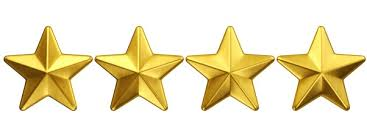
#> input picture OpenCV Experiments/stars.jpg, 367 x 137 px
$ jupyter execute --allow-errors 'Image Moments.ipynb'   (shell and % lines are left out)
#> lines starting #> are read from the running program, lines starting #| are printed output that depends on the picture
[cell 1]
import cv2 as cv
import numpy as np
from matplotlib import pyplot as plt
from matplotlib.pyplot import imshow

[cell 2]
image = cv.imread("stars.jpg",0)
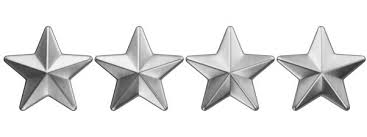
#> image: shape (137, 367); min 38, max 255, mean 229.1
#> (the rest of this cell did not finish here and is left out)


$ run again, with OpenCV Experiments/apple.jpg copied over OpenCV Experiments/stars.jpg
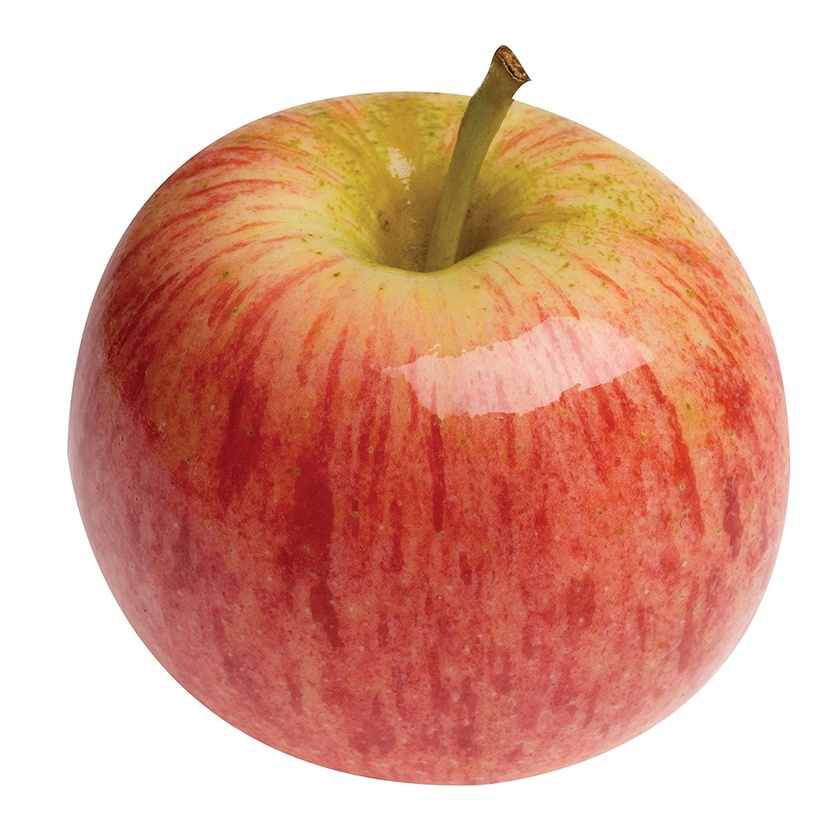
#> input picture OpenCV Experiments/apple.jpg, 840 x 840 px, shrunk from 1500 x 1500 before the run
#> `image = cv.imread("stars.jpg",0)`:
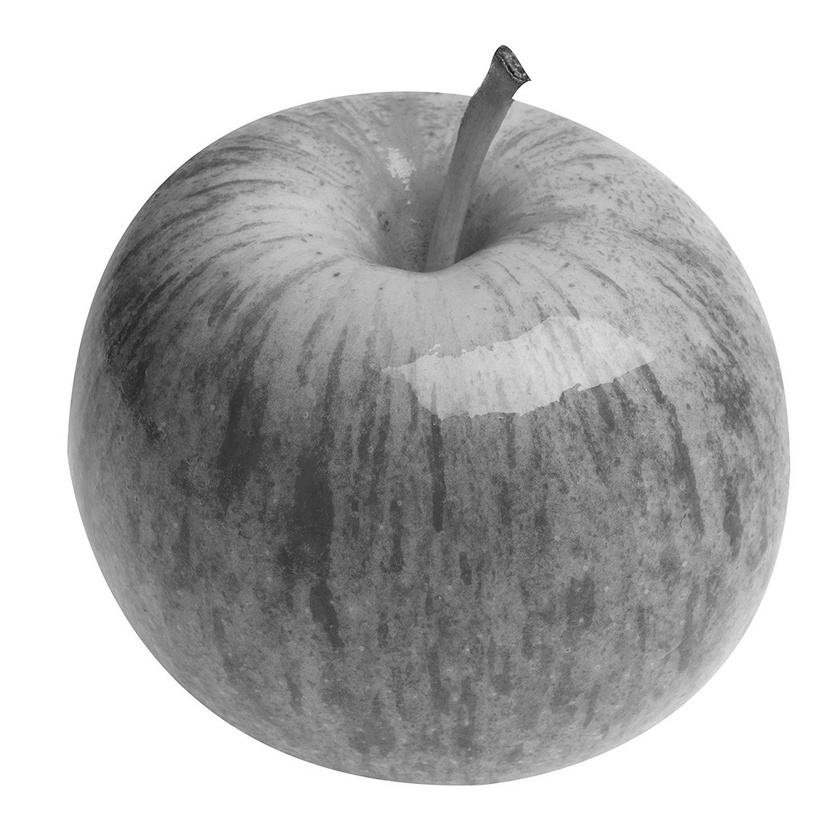
#> image: shape (840, 840); min 13, max 255, mean 185.4
